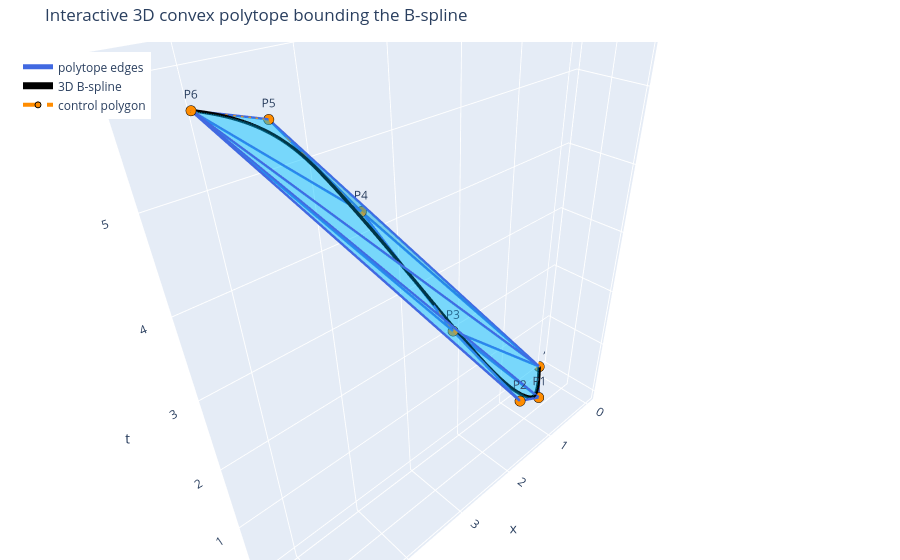

The code cell stored with this chart in its notebook:
### Markdown cell above
## Interactive 3D Bounding Polytope

### Code cell
try:
    import plotly.graph_objects as go
except ImportError as exc:
    raise ImportError(
        "Install plotly to use the interactive 3D view, for example: pip install plotly"
    ) from exc

if ConvexHull is None:
    raise ImportError("scipy is required to compute the 3D convex hull faces for Plotly.")

polytope_hull = ConvexHull(control_points_xyt)
i, j, k = polytope_hull.simplices.T

fig = go.Figure()
fig.add_trace(go.Mesh3d(
    x=control_points_xyt[:, 0],
    y=control_points_xyt[:, 1],
    z=control_points_xyt[:, 2],
    i=i,
    j=j,
    k=k,
    name="bounding polytope",
    color="deepskyblue",
    opacity=0.28,
    flatshading=True,
    hovertemplate="polytope face<extra></extra>",
))

for edge_index, (a, b) in enumerate(hull_edges_from_simplices(polytope_hull.simplices)):
    edge = control_points_xyt[[a, b]]
    fig.add_trace(go.Scatter3d(
        x=edge[:, 0],
        y=edge[:, 1],
        z=edge[:, 2],
        mode="lines",
        line=dict(color="royalblue", width=5),
        showlegend=edge_index == 0,
        name="polytope edges",
        hoverinfo="skip",
    ))

fig.add_trace(go.Scatter3d(
    x=curve_xyt[:, 0],
    y=curve_xyt[:, 1],
    z=curve_xyt[:, 2],
    mode="lines",
    line=dict(color="black", width=7),
    name="3D B-spline",
    hovertemplate="x=%{x:.2f}<br>y=%{y:.2f}<br>t=%{z:.2f}<extra></extra>",
))

fig.add_trace(go.Scatter3d(
    x=control_points_xyt[:, 0],
    y=control_points_xyt[:, 1],
    z=control_points_xyt[:, 2],
    mode="lines+markers+text",
    line=dict(color="darkorange", width=4, dash="dash"),
    marker=dict(size=6, color="darkorange", line=dict(color="black", width=1)),
    text=[f"P{idx}" for idx in range(len(control_points_xyt))],
    textposition="top center",
    name="control polygon",
    hovertemplate="%{text}<br>x=%{x:.2f}<br>y=%{y:.2f}<br>t=%{z:.2f}<extra></extra>",
))

fig.update_layout(
    title="Interactive 3D convex polytope bounding the B-spline",
    scene=dict(
        xaxis_title="x",
        yaxis_title="y",
        zaxis_title="t",
        aspectmode="data",
    ),
    margin=dict(l=0, r=0, b=0, t=42),
    legend=dict(x=0.02, y=0.98),
)
fig.show()

### Figure 1 — Plotly figure (JSON) as saved in the notebook; plotly's stock layout.template omitted (floating-point values rounded to 4 significant figures; data arrays with more than 128 entries replaced by an {"elided": "..."} marker saying what was removed)
{"data": [{"color": "deepskyblue", "flatshading": true, "hovertemplate": "polytope face<extra></extra>", "i": [1, 3, 4, 4, 2, 2, 2, 5, 5, 5], "j": [6, 1, 3, 3, 1, 3, 3, 6, 4, 4], "k": [0, 0, 0, 6, 6, 6, 1, 0, 0, 6], "name": "bounding polytope", "opacity": 0.28, "type": "mesh3d", "x": [0, 0.8, 1.7, 2.7, 3.6, 4.6, 5.4], "y": [0, 0.6, 0.9, 0.55, 0.15, 0.45, 1], "z": [0, 0.2167, 0.9667, 2.583, 4.367, 5.617, 6]}, {"hoverinfo": "skip", "line": {"color": "royalblue", "width": 5}, "mode": "lines", "name": "polytope edges", "showlegend": true, "type": "scatter3d", "x": [0, 0.8], "y": [0, 0.6], "z": [0, 0.2167]}, {"hoverinfo": "skip", "line": {"color": "royalblue", "width": 5}, "mode": "lines", "name": "polytope edges", "showlegend": false, "type": "scatter3d", "x": [0, 2.7], "y": [0, 0.55], "z": [0, 2.583]}, {"hoverinfo": "skip", "line": {"color": "royalblue", "width": 5}, "mode": "lines", "name": "polytope edges", "showlegend": false, "type": "scatter3d", "x": [0, 3.6], "y": [0, 0.15], "z": [0, 4.367]}, {"hoverinfo": "skip", "line": {"color": "royalblue", "width": 5}, "mode": "lines", "name": "polytope edges", "showlegend": false, "type": "scatter3d", "x": [0, 4.6], "y": [0, 0.45], "z": [0, 5.617]}, {"hoverinfo": "skip", "line": {"color": "royalblue", "width": 5}, "mode": "lines", "name": "polytope edges", "showlegend": false, "type": "scatter3d", "x": [0, 5.4], "y": [0, 1], "z": [0, 6]}, {"hoverinfo": "skip", "line": {"color": "royalblue", "width": 5}, "mode": "lines", "name": "polytope edges", "showlegend": false, "type": "scatter3d", "x": [0.8, 1.7], "y": [0.6, 0.9], "z": [0.2167, 0.9667]}, {"hoverinfo": "skip", "line": {"color": "royalblue", "width": 5}, "mode": "lines", "name": "polytope edges", "showlegend": false, "type": "scatter3d", "x": [0.8, 2.7], "y": [0.6, 0.55], "z": [0.2167, 2.583]}, {"hoverinfo": "skip", "line": {"color": "royalblue", "width": 5}, "mode": "lines", "name": "polytope edges", "showlegend": false, "type": "scatter3d", "x": [0.8, 5.4], "y": [0.6, 1], "z": [0.2167, 6]}, {"hoverinfo": "skip", "line": {"color": "royalblue", "width": 5}, "mode": "lines", "name": "polytope edges", "showlegend": false, "type": "scatter3d", "x": [1.7, 2.7], "y": [0.9, 0.55], "z": [0.9667, 2.583]}, {"hoverinfo": "skip", "line": {"color": "royalblue", "width": 5}, "mode": "lines", "name": "polytope edges", "showlegend": false, "type": "scatter3d", "x": [1.7, 5.4], "y": [0.9, 1], "z": [0.9667, 6]}, {"hoverinfo": "skip", "line": {"color": "royalblue", "width": 5}, "mode": "lines", "name": "polytope edges", "showlegend": false, "type": "scatter3d", "x": [2.7, 3.6], "y": [0.55, 0.15], "z": [2.583, 4.367]}, {"hoverinfo": "skip", "line": {"color": "royalblue", "width": 5}, "mode": "lines", "name": "polytope edges", "showlegend": false, "type": "scatter3d", "x": [2.7, 5.4], "y": [0.55, 1], "z": [2.583, 6]}, {"hoverinfo": "skip", "line": {"color": "royalblue", "width": 5}, "mode": "lines", "name": "polytope edges", "showlegend": false, "type": "scatter3d", "x": [3.6, 4.6], "y": [0.15, 0.45], "z": [4.367, 5.617]}, {"hoverinfo": "skip", "line": {"color": "royalblue", "width": 5}, "mode": "lines", "name": "polytope edges", "showlegend": false, "type": "scatter3d", "x": [3.6, 5.4], "y": [0.15, 1], "z": [4.367, 6]}, {"hoverinfo": "skip", "line": {"color": "royalblue", "width": 5}, "mode": "lines", "name": "polytope edges", "showlegend": false, "type": "scatter3d", "x": [4.6, 5.4], "y": [0.45, 1], "z": [5.617, 6]}, {"hovertemplate": "x=%{x:.2f}<br>y=%{y:.2f}<br>t=%{z:.2f}<extra></extra>", "line": {"color": "black", "width": 7}, "mode": "lines", "name": "3D B-spline", "type": "scatter3d", "x": {"elided": "300 float values"}, "y": {"elided": "300 float values"}, "z": {"elided": "300 float values"}}, {"hovertemplate": "%{text}<br>x=%{x:.2f}<br>y=%{y:.2f}<br>t=%{z:.2f}<extra></extra>", "line": {"color": "darkorange", "dash": "dash", "width": 4}, "marker": {"color": "darkorange", "line": {"color": "black", "width": 1}, "size": 6}, "mode": "lines+markers+text", "name": "control polygon", "text": ["P0", "P1", "P2", "P3", "P4", "P5", "P6"], "textposition": "top center", "type": "scatter3d", "x": [0, 0.8, 1.7, 2.7, 3.6, 4.6, 5.4], "y": [0, 0.6, 0.9, 0.55, 0.15, 0.45, 1], "z": [0, 0.2167, 0.9667, 2.583, 4.367, 5.617, 6]}], "layout": {"legend": {"x": 0.02, "y": 0.98}, "margin": {"b": 0, "l": 0, "r": 0, "t": 42}, "scene": {"aspectmode": "data", "xaxis": {"title": {"text": "x"}}, "yaxis": {"title": {"text": "y"}}, "zaxis": {"title": {"text": "t"}}}, "title": {"text": "Interactive 3D convex polytope bounding the B-spline"}}}
